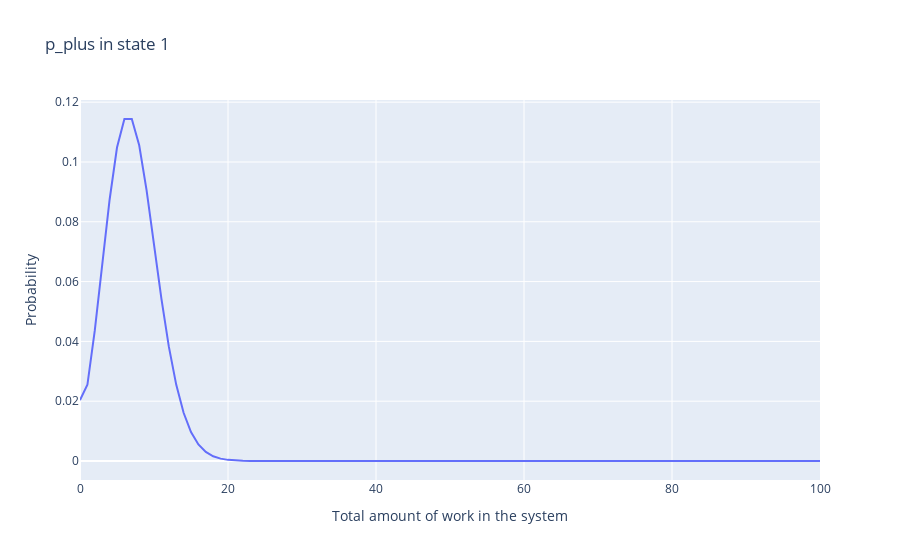

Notebook code for this chart:
### Code cell
schedule.visualize_p_plus()
